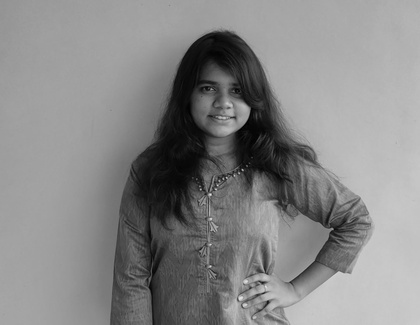
%> input picture IP/IPLab/Lab5/images/my_img.jpg, 420 x 325 px, shrunk from 1800 x 1391 before the run
$ octave lab5_3.m   (GNU Octave 9; MATLAB toolbox functions it lacks are replaced by stand-ins)
%> lines starting %> are read from the running program, lines starting %| are printed output that depends on the picture
%> further down, img is the input picture: size 325x420 uint8; min 0, max 229, mean 135.1
### IP/IPLab/Lab5/weighted_average.m
function s = weighted_average(r,m,n)
%> called with m = 7, n = 7
  [M,N] = size(r);
%> M = 325; N = 420
  x = (m-1)/2;
  y = (n-1)/2;
  new_imsize = zeros(M + 2*x,N + 2*y);
  new_imsize(1+x:M+x,1+y:N+y) = r;
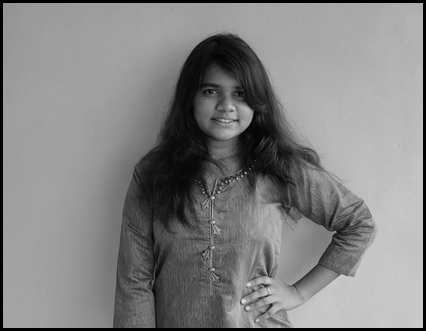
%> new_imsize: size 331x426 double; min 0, max 229, mean 130.8
  weight_image = ones(m,n);
  weight_image(x+1,y+1) = 4;
  weight_image(x+1,y)=2;
  weight_image(x+1,y+2)=2;
  weight_image(x,y+1)=2;
  weight_image(x+2,y+1)=2;
  sub_image = ((1/(sum(sum(weight_image)))).*weight_image);
  s = zeros(size(r));
  for i = 1+x:M+x,
    for j = 1+y:N+y,
      k = new_imsize(i-x:i+x,j-y:j+y);
      s(i-x,j-y) = sum(sum(k.*sub_image));
    endfor
  endfor
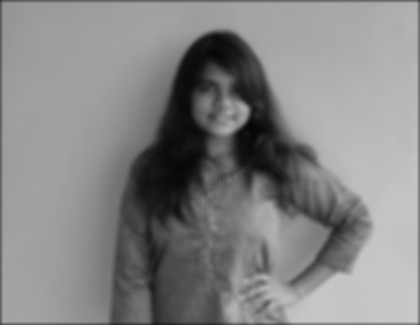
%> s: size 325x420 double; min 6.55, max 201.3, mean 133.8
  s = uint8(s);
%> s: size 325x420 uint8
endfunction

### IP/IPLab/Lab5/lab5_3.m
img = imread('images/my_img.jpg');
imshow(img);
figure;
res = weighted_average(img,7,7);
imshow(res);
title("Image(weighted average filter 7 x 7)");
